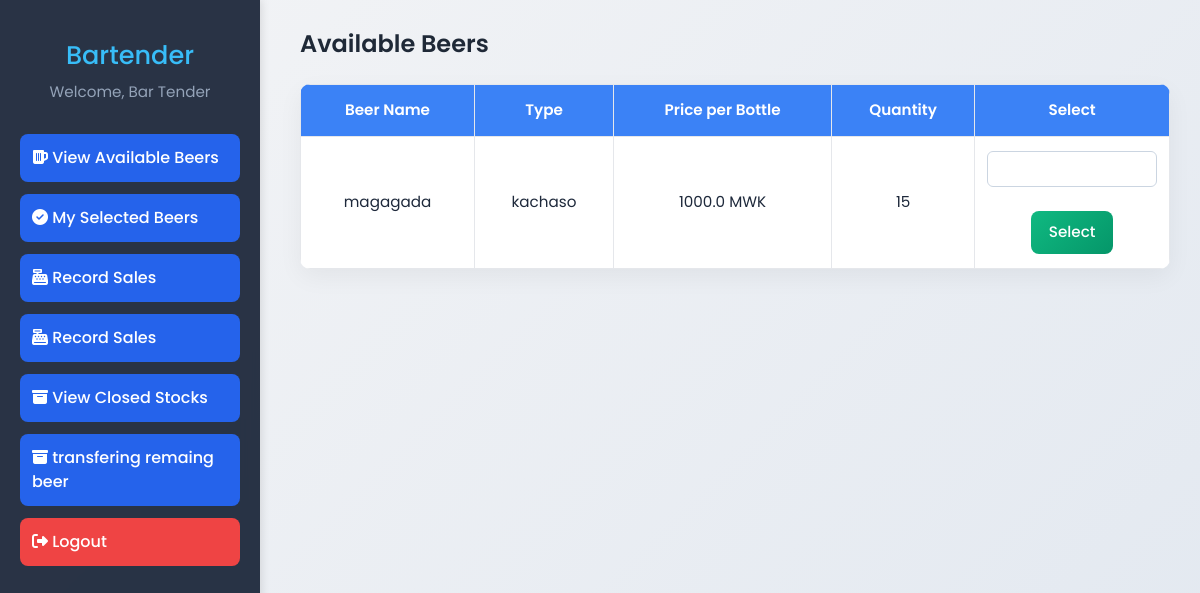
The app's page /bartender_dashboard (signed in) with its own data.
### backend/models.py (models this page shows, shortened)
class BeerStock(db.Model):
    __tablename__ = 'beer_stock'
    id = db.Column(db.Integer, primary_key=True)
    name = db.Column(db.String(100), nullable=False)
    beer_type = db.Column(db.String(50), nullable=False)
    price_per_bottle = db.Column(db.Float, nullable=False)
    quantity = db.Column(db.Integer, nullable=False)
    total_value = db.Column(db.Float, nullable=False)  # Add total_value column

### backend/routes.py (the view)
@main.route('/bartender_dashboard')
@login_required
def bartender_dashboard():
    if session.get('user_role') != 'bartender':
        flash('Access denied!', 'error')
        return redirect(url_for('main.dashboard'))
    beers = BeerStock.query.all()
    open_stocks = OpenStockModel.query.all()
    bartender_stocks = BartenderStock.query.filter_by(
        bartender_id=session.get('user_id')
    ).all()
    pending_handovers = ShiftHandover.query.filter_by(
        to_bartender_id=session.get('user_id'), accepted=False
    ).all()
    return render_template(
        'bartender_dashboard.html',
        beers=beers,
        open_stocks=open_stocks,
        bartender_stocks=bartender_stocks,
        pending_handovers=pending_handovers
    )

### backend/routes.py (called while the page is built)
def login_required(f):
    @wraps(f)
    def decorated_function(*args, **kwargs):
        print("Session:", session)  # Debugging line
        if 'user_id' not in session:
            flash('You must be logged in to access this page.', 'error')
            return redirect(url_for('main.login'))
        return f(*args, **kwargs)
    return decorated_function

### frontend/templates/bartender_dashboard.html (shortened to what this page needs)
<!DOCTYPE html>
<html lang="en">
<head>
  <link rel="stylesheet" href="https://cdnjs.cloudflare.com/ajax/libs/font-awesome/6.4.2/css/all.min.css"/>
  <link rel="stylesheet" href="https://stackpath.bootstrapcdn.com/bootstrap/4.5.2/css/bootstrap.min.css"/>
</head>
<body>
  <div class="sidebar">
    <h3>Bartender</h3>
    <p>Welcome, {{ session['username'] }}</p>
    <button onclick="showSection('available-beers')"><i class="fas fa-beer"></i> View Available Beers</button>
    <button onclick="showSection('selected-beers')"><i class="fas fa-check-circle"></i> My Selected Beers</button>
    <button onclick="showSection('sales-form')"><i class="fas fa-cash-register"></i> Record Sales</button>
    <button onclick="showSection('sales-form')"><i class="fas fa-cash-register"></i> Record Sales</button>
    <button onclick="location.href='{{ url_for('main.view_closed_stock') }}'"><i class="fas fa-archive"></i> View Closed Stocks</button>
    <button onclick="location.href='{{ url_for('main.transfer_stock') }}'"><i class="fas fa-archive"></i> transfering remaing beer </button>
    <form action="{{ url_for('main.logout') }}" method="POST">
      <button type="submit" class="logout-btn"><i class="fas fa-sign-out-alt"></i> Logout</button>
    </form>
  </div>
  <div class="main-content">
    <div id="available-beers" class="active">
      <h4>Available Beers</h4>
      <table>
        <thead>
          <tr>
            <th>Beer Name</th>
            <th>Type</th>
            <th>Price per Bottle</th>
            <th>Quantity</th>
            <th>Select</th>
          </tr>
        </thead>
        <tbody>
          {% for beer in beers %}
          <tr>
            <td>{{ beer.name }}</td>
            <td>{{ beer.beer_type }}</td>
            <td>{{ beer.price_per_bottle }} MWK</td>
            <td>{{ beer.quantity }}</td>
            <td>
              <form action="{{ url_for('main.bartender_select_beer') }}" method="POST">
                <input type="number" name="quantity" min="1" max="{{ beer.quantity }}" class="form-control" required>
                <button type="submit" class="btn-primary">Select</button>
              </form>
            </td>
          </tr>
          {% endfor %}
        </tbody>
      </table>
    </div>
  </div>
</body>
</html>

### frontend/templates/bartender_dashboard.html (style rules this page uses)
* { box-sizing: border-box; margin: 0; padding: 0; }
body { font-family: 'Poppins', sans-serif; background: linear-gradient(135deg, #f3f4f6, #e2e8f0); display: flex; min-height: 100vh; color: #1e293b; }
.sidebar { width: 260px; background: rgba(30, 41, 59, 0.95); backdrop-filter: blur(8px); color: white; padding: 40px 20px; position: fixed; height: 100vh; box-shadow: 2px 0 8px rgba(0, 0, 0, 0.1); z-index: 10; }
.sidebar h3 { color: #38bdf8; text-align: center; font-size: 1.6rem; margin-bottom: 10px; }
.sidebar p { text-align: center; color: #94a3b8; margin-bottom: 30px; font-size: 0.95rem; }
.sidebar button, .sidebar .logout-btn { width: 100%; padding: 12px; margin-bottom: 12px; background: #2563eb; border: none; color: white; font-weight: 500; border-radius: 8px; transition: all 0.25s ease; text-align: left; }
.sidebar .logout-btn { background: #ef4444; }
.main-content { margin-left: 270px; padding: 30px; flex-grow: 1; width: 100%; }
.main-content h4 { font-size: 1.5rem; font-weight: 600; margin-bottom: 25px; color: #1f2937; }
table { width: 100%; border-collapse: collapse; border-radius: 10px; overflow: hidden; margin-bottom: 30px; background-color: white; box-shadow: 0 8px 24px rgba(0, 0, 0, 0.05); }
table th, table td { padding: 14px 12px; text-align: center; border: 1px solid #e5e7eb; font-size: 0.95rem; }
table th { background: #3b82f6; color: white; font-weight: 600; }
.btn-primary { background: linear-gradient(135deg, #10b981, #059669); border: none; padding: 10px 18px; border-radius: 8px; color: white; font-weight: 500; transition: background 0.3s ease; margin-top: 8px; }
.form-control { border-radius: 6px; border: 1px solid #cbd5e1; padding: 10px 12px; font-size: 0.95rem; margin-bottom: 16px; }
#available-beers, #selected-beers, #sales-form, #total-sales { display: none; }
#available-beers.active, #selected-beers.active, #sales-form.active, #total-sales.active { display: block; animation: fadeIn 0.4s ease-in-out; }

### records on screen
BeerStock: name "magagada", beer_type "kachaso", price_per_bottle "1000.0", quantity "15"

### other values on screen
{{ session['username'] }} "Bar Tender"
